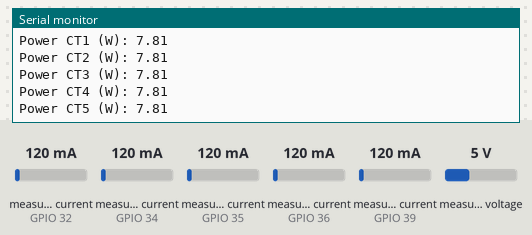
Bench run of a sketch on a simulated ESP32. Shown: the last lines printed to the serial monitor. Inputs (shaded band) come from the test bench; at power-on: measured current (sensors on GPIO 32, GPIO 34, GPIO 35, GPIO 36, GPIO 39) 120 mA, measured voltage 5 V. WiFi joins after 1.5 s; servers stay silent unless stated; no MQTT or app messages arrive unless stated.

Above: at 2.7 s.
2.8 s: measured current (sensor on GPIO 32) set to 40 mA
6.9 s: measured current (sensor on GPIO 34) set to 40 mA
11.0 s: measured current (sensor on GPIO 35) set to 40 mA
At 14.4 s:
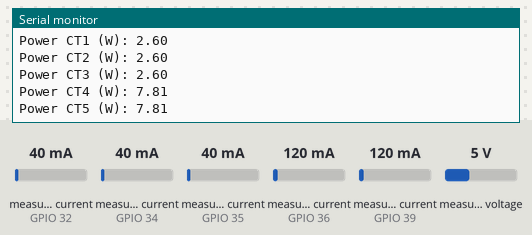
15.1 s: measured current (sensor on GPIO 36) set to 40 mA
19.2 s: measured current (sensor on GPIO 39) set to 40 mA
23.3 s: measured voltage set to 0.3 V
At 25.6 s:
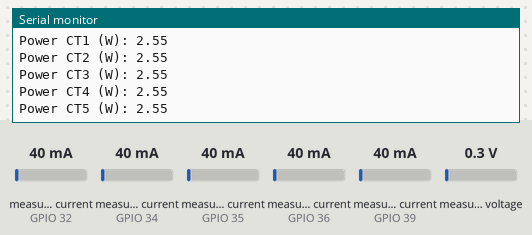
Timing chart, 0 to 27.1 s (numbered marks = the images above; inputs shaded):
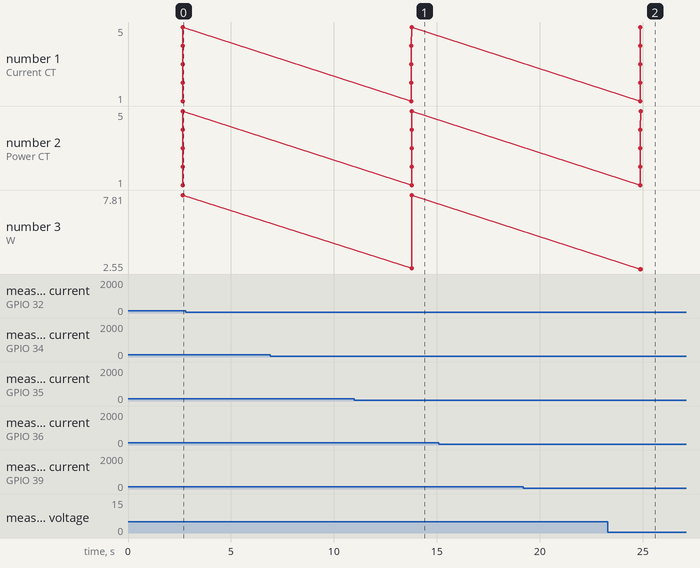

The sketch:

SWIFT_CT_V2.ino
```cpp
#include <WiFi.h>
#include <PubSubClient.h>
#include <EmonLib.h>             // Include Emon Library
#include <Arduino.h>
#include <ZMPT101B.h>

#define SENSITIVITY 500.0f

// WiFi credentials
const char* ssid = "paramesh";
const char* password = "94441param73392";

// MQTT broker settings
const char* mqtt_server = "swift1.paramchatmobile.com";
const int mqtt_port = 1883;
const char* mqtt_topic = "swiftpower";
String device_id = "prototype2";

WiFiClient espClient;
PubSubClient client(espClient);

ZMPT101B voltageSensor(33, 50.0);

EnergyMonitor emon1, emon2, emon3, emon4, emon5;      // Create instances for two CT sensors

const int analogPin1 = 32;       // Pin where the first CT sensor is connected
const int analogPin2 = 35;       // Pin where the second CT sensor is connected
const int analogPin3 = 34;
const int analogPin4 = 39;
const int analogPin5 = 36;

float currentValue1 = 0.0;       // Measured current value for first sensor
float currentValue2 = 0.0;       // Measured current value for second sensor
float currentValue3 = 0.0;
float currentValue4 = 0.0;
float currentValue5 = 0.0;


const float calibrationConstant1 = 43.48;  // Updated calibration constant for first CT (20A primary, 20mA secondary, 60Ω burden)
const float calibrationConstant2 = 16.67;  // Updated calibration constant for second CT (50A primary, 50mA secondary, 23Ω burden)
const float calibrationConstant3 = 16.67;
const float calibrationConstant4 = 16.67;
const float calibrationConstant5 = 16.67;

float voltage = 0;

void setup_wifi() {
  delay(10);
  Serial.println();
  Serial.print("Connecting to ");
  Serial.println(ssid);

  WiFi.begin(ssid, password);

  while (WiFi.status() != WL_CONNECTED) {
    delay(500);
    Serial.print(".");
  }

  Serial.println("");
  Serial.println("WiFi connected");
  Serial.println("IP address: ");
  Serial.println(WiFi.localIP());
}

void callback(char* topic, byte* payload, unsigned int length) {
  // Handle messages received from the broker if needed
}

void reconnect() {
  // Loop until we're reconnected
  while (!client.connected()) {
    Serial.print("Attempting MQTT connection...");
    // Attempt to connect
    if (client.connect("ESP32Client")) {
      Serial.println("connected");
      // Once connected, publish an announcement...
      client.publish(mqtt_topic, "ESP32 connected");
      // ... and resubscribe
      client.subscribe(mqtt_topic);
    } else {
      Serial.print("failed, rc=");
      Serial.print(client.state());
      Serial.println(" try again in 5 seconds");
      // Wait 5 seconds before retrying
      delay(5000);
    }
  }
}

void setup() {
  Serial.begin(115200);

  setup_wifi();
  client.setServer(mqtt_server, mqtt_port);
  client.setCallback(callback);

  // Initialize the emon library with the analog pins and calibration constants
  emon1.current(analogPin1, calibrationConstant1);
  emon2.current(analogPin2, calibrationConstant2);
  emon3.current(analogPin3, calibrationConstant3);
  emon4.current(analogPin4, calibrationConstant4);
  emon5.current(analogPin5, calibrationConstant5);
  voltageSensor.setSensitivity(SENSITIVITY);
}

void loop() {
  if (!client.connected()) {
    reconnect();
  }
  client.loop();

  // Read the current values from both CT sensors
  currentValue1 = emon1.calcIrms(1780);  // Calculate Irms for first sensor over 1780 samples (about 1 cycle of 50Hz AC)
  currentValue2 = emon2.calcIrms(1780);  // Calculate Irms for second sensor over 1780 samples (about 1 cycle of 50Hz AC)
   currentValue3 = emon3.calcIrms(1780);
    currentValue4 = emon4.calcIrms(1780);
     currentValue5 = emon5.calcIrms(1780);
  voltage = voltageSensor.getRmsVoltage();

  // Calculate the actual current values and power
  float actualCurrent1 = currentValue1 / 3.536;
  float actualCurrent2 = currentValue2 / 3.536;
    float actualCurrent3 = currentValue3 / 3.536;
      float actualCurrent4 = currentValue4 / 3.536;
        float actualCurrent5 = currentValue5 / 3.536;
  float power1 = voltage * actualCurrent1;
  float power2 = voltage * actualCurrent2;
  float power3 = voltage * actualCurrent3;
  float power4 = voltage * actualCurrent4;
  float power5 = voltage * actualCurrent5;
  float frequency = 50.0;  // Assuming a fixed frequency of 50Hz
  float energy = 0.0;      // Placeholder for energy calculation if needed

  // Print the values to the Serial Monitor
  Serial.print("Current CT1 (A): ");
  Serial.println(actualCurrent1);
  Serial.print("Current CT2 (A): ");
  Serial.println(actualCurrent2);
    Serial.print("Current CT3 (A): ");
  Serial.println(actualCurrent3);
    Serial.print("Current CT4 (A): ");
  Serial.println(actualCurrent4);
    Serial.print("Current CT5 (A): ");
  Serial.println(actualCurrent5);


  Serial.print("Voltage (V): ");
  Serial.println(voltage);
  Serial.print("Power CT1 (W): ");
  Serial.println(power1);
  Serial.print("Power CT2 (W): ");
  Serial.println(power2);
  Serial.print("Power CT3 (W): ");
  Serial.println(power3);
  Serial.print("Power CT4 (W): ");
  Serial.println(power4);
  Serial.print("Power CT5 (W): ");
  Serial.println(power5);

  // Create the data strings for each channel
  String payload1 = device_id + ",channel1," + String(voltage) + "," + String(actualCurrent1) + "," + String(power1) + "," + String(energy) + "," + String(frequency);
  String payload2 = device_id + ",channel2," + String(voltage) + "," + String(actualCurrent2) + "," + String(power2) + "," + String(energy) + "," + String(frequency);
   String payload3 = device_id + ",channel3," + String(voltage) + "," + String(actualCurrent3) + "," + String(power3) + "," + String(energy) + "," + String(frequency);
    String payload4 = device_id + ",channel4," + String(voltage) + "," + String(actualCurrent4) + "," + String(power4) + "," + String(energy) + "," + String(frequency);
     String payload5 = device_id + ",channel5," + String(voltage) + "," + String(actualCurrent5) + "," + String(power5) + "," + String(energy) + "," + String(frequency);
  // Publish the data to the MQTT broker
  client.publish(mqtt_topic, payload1.c_str());
  delay(2000);
  client.publish(mqtt_topic, payload2.c_str());
  delay(2000);
  client.publish(mqtt_topic, payload3.c_str());
  delay(2000);
  client.publish(mqtt_topic, payload4.c_str());
  delay(2000);
  client.publish(mqtt_topic, payload5.c_str());
  delay(2000);
}
```

Measured:
- after the input at 11.0 s, the serial monitor: prints a new line after 2.8 s (image 1)
- after the input at 23.3 s, the serial monitor: prints a new line after 1.6 s (image 2)
- plotted number 3: 7.81 → 2.55 after the input at 23.3 s
